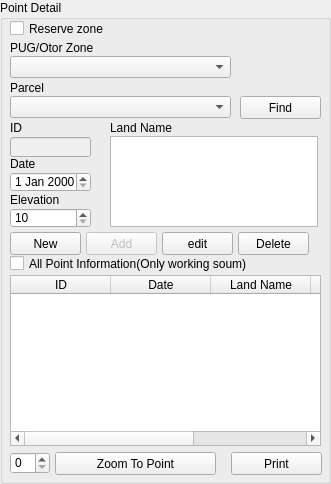
  <widget class="QGroupBox" name="groupBox_3">
   <property name="geometry">
    <rect>
     <x>7</x>
     <y>21</y>
     <width>331</width>
     <height>484</height>
    </rect>
   </property>
   <property name="title">
    <string>Point Detail</string>
   </property>
   <widget class="QLabel" name="label_33">
    <property name="geometry">
     <rect>
      <x>10</x>
      <y>192</y>
      <width>71</width>
      <height>16</height>
     </rect>
    </property>
    <property name="text">
     <string>Elevation</string>
    </property>
   </widget>
   <widget class="QTableWidget" name="point_detail_twidget">
    <property name="geometry">
     <rect>
      <x>10</x>
      <y>275</y>
      <width>311</width>
      <height>171</height>
     </rect>
    </property>
    <column>
     <property name="text">
      <string>ID</string>
     </property>
    </column>
    <column>
     <property name="text">
      <string>Date</string>
     </property>
    </column>
    <column>
     <property name="text">
      <string>Land Name</string>
     </property>
    </column>
    <column>
     <property name="text">
      <string>Land Form</string>
     </property>
    </column>
    <column>
     <property name="text">
      <string>Elevation</string>
     </property>
    </column>
   </widget>
   <widget class="QSpinBox" name="elevation_sbox">
    <property name="geometry">
     <rect>
      <x>10</x>
      <y>208</y>
      <width>81</width>
      <height>20</height>
     </rect>
    </property>
    <property name="minimum">
     <number>10</number>
    </property>
    <property name="maximum">
     <number>4000</number>
    </property>
   </widget>
   <widget class="QDateEdit" name="point_detail_date">
    <property name="geometry">
     <rect>
      <x>10</x>
      <y>172</y>
      <width>81</width>
      <height>20</height>
     </rect>
    </property>
   </widget>
   <widget class="QLabel" name="label_4">
    <property name="geometry">
     <rect>
      <x>10</x>
      <y>157</y>
      <width>46</width>
      <height>13</height>
     </rect>
    </property>
    <property name="text">
     <string>Date</string>
    </property>
   </widget>
   <widget class="QPushButton" name="delete_detail_button">
    <property name="geometry">
     <rect>
      <x>238</x>
      <y>232</y>
      <width>71</width>
      <height>23</height>
     </rect>
    </property>
    <property name="text">
     <string>Delete</string>
    </property>
   </widget>
   <widget class="QPushButton" name="new_detail_button">
    <property name="geometry">
     <rect>
      <x>10</x>
      <y>232</y>
      <width>71</width>
      <height>23</height>
     </rect>
    </property>
    <property name="text">
     <string>New</string>
    </property>
   </widget>
   <widget class="QPushButton" name="add_detail_button">
    <property name="enabled">
     <bool>false</bool>
    </property>
    <property name="geometry">
     <rect>
      <x>86</x>
      <y>232</y>
      <width>71</width>
      <height>23</height>
     </rect>
    </property>
    <property name="text">
     <string>Add</string>
    </property>
   </widget>
   <widget class="QPushButton" name="edit_detail_button">
    <property name="geometry">
     <rect>
      <x>162</x>
      <y>232</y>
      <width>71</width>
      <height>23</height>
     </rect>
    </property>
    <property name="text">
     <string>edit</string>
    </property>
   </widget>
   <widget class="QCheckBox" name="all_point_details_chbox">
    <property name="geometry">
     <rect>
      <x>10</x>
      <y>255</y>
      <width>311</width>
      <height>17</height>
     </rect>
    </property>
    <property name="text">
     <string>All Point Information(Only working soum)</string>
    </property>
   </widget>
   <widget class="QLabel" name="label_41">
    <property name="geometry">
     <rect>
      <x>110</x>
      <y>120</y>
      <width>211</width>
      <height>16</height>
     </rect>
    </property>
    <property name="text">
     <string>Land Name</string>
    </property>
   </widget>
   <widget class="QComboBox" name="pug_boundary_cbox">
    <property name="geometry">
     <rect>
      <x>10</x>
      <y>56</y>
      <width>221</width>
      <height>22</height>
     </rect>
    </property>
   </widget>
   <widget class="QLabel" name="label_5">
    <property name="geometry">
     <rect>
      <x>10</x>
      <y>40</y>
      <width>231</width>
      <height>16</height>
     </rect>
    </property>
    <property name="text">
     <string>PUG/Otor Zone</string>
    </property>
   </widget>
   <widget class="QComboBox" name="parcel_cbox">
    <property name="geometry">
     <rect>
      <x>10</x>
      <y>96</y>
      <width>221</width>
      <height>22</height>
     </rect>
    </property>
   </widget>
   <widget class="QLabel" name="label_3">
    <property name="geometry">
     <rect>
      <x>10</x>
      <y>80</y>
      <width>221</width>
      <height>16</height>
     </rect>
    </property>
    <property name="text">
     <string>Parcel</string>
    </property>
   </widget>
   <widget class="QPushButton" name="value_load_button">
    <property name="geometry">
     <rect>
      <x>240</x>
      <y>96</y>
      <width>81</width>
      <height>23</height>
     </rect>
    </property>
    <property name="text">
     <string>Find</string>
    </property>
   </widget>
   <widget class="QTextEdit" name="land_name_text_edit">
    <property name="geometry">
     <rect>
      <x>110</x>
      <y>136</y>
      <width>208</width>
      <height>91</height>
     </rect>
    </property>
   </widget>
   <widget class="QLineEdit" name="point_detail_id_edit">
    <property name="enabled">
     <bool>false</bool>
    </property>
    <property name="geometry">
     <rect>
      <x>10</x>
      <y>137</y>
      <width>81</width>
      <height>20</height>
     </rect>
    </property>
   </widget>
   <widget class="QLabel" name="label_45">
    <property name="geometry">
     <rect>
      <x>10</x>
      <y>120</y>
      <width>87</width>
      <height>16</height>
     </rect>
    </property>
    <property name="text">
     <string>ID</string>
    </property>
   </widget>
   <widget class="QPushButton" name="point_zoom_button">
    <property name="geometry">
     <rect>
      <x>55</x>
      <y>452</y>
      <width>161</width>
      <height>23</height>
     </rect>
    </property>
    <property name="text">
     <string>Zoom To Point</string>
    </property>
   </widget>
   <widget class="QSpinBox" name="point_scale_sbox">
    <property name="geometry">
     <rect>
      <x>10</x>
      <y>452</y>
      <width>40</width>
      <height>22</height>
     </rect>
    </property>
   </widget>
   <widget class="QPushButton" name="print_button">
    <property name="geometry">
     <rect>
      <x>231</x>
      <y>452</y>
      <width>91</width>
      <height>23</height>
     </rect>
    </property>
    <property name="text">
     <string>Print</string>
    </property>
   </widget>
   <widget class="QCheckBox" name="otor_find_chbox">
    <property name="geometry">
     <rect>
      <x>10</x>
      <y>20</y>
      <width>211</width>
      <height>17</height>
     </rect>
    </property>
    <property name="text">
     <string>Reserve zone</string>
    </property>
   </widget>
  </widget>
